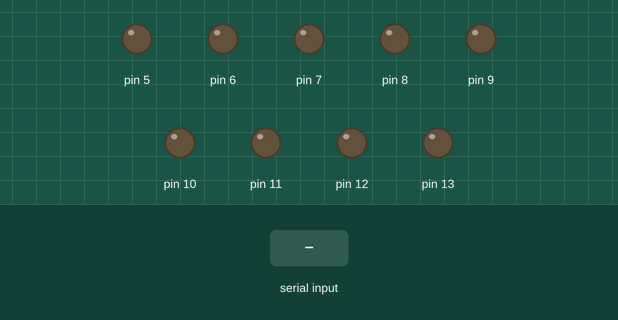
This sketch was run on a simulated Arduino Uno, built with avr-gcc and run on an emulated ATmega328P. Parts: output pins drawn as LEDs (lit = HIGH). Inputs (shaded band) come from the test bench.

Above: at 1.2 s.
1.3 s: "1" received over Serial
At 1.7 s:
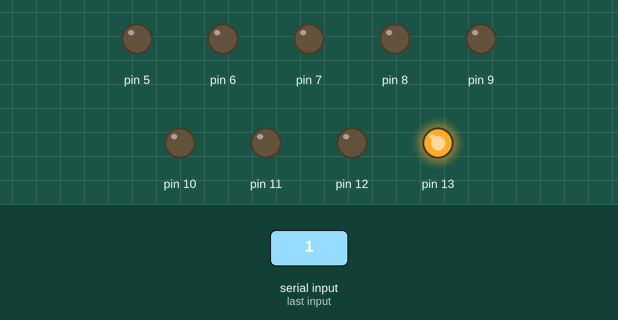
2.8 s: "2" received over Serial
At 4.0 s:
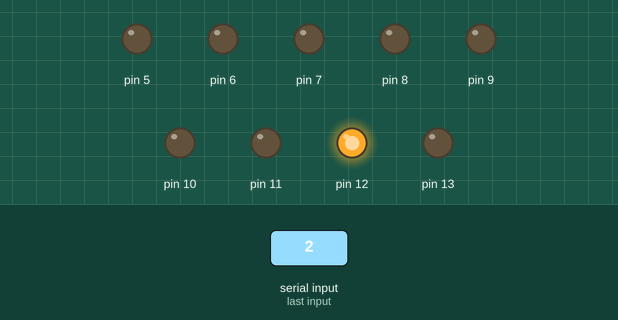
4.3 s: "3" received over Serial
At 5.2 s:
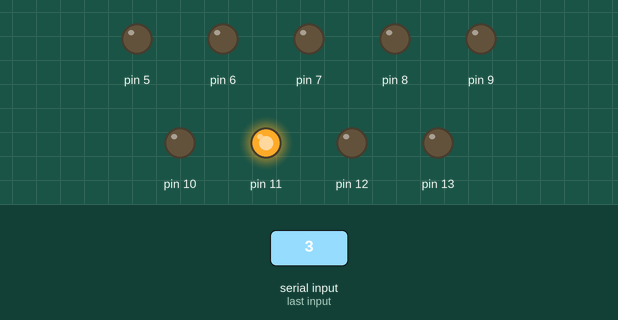
5.8 s: "4" received over Serial
At 6.3 s:
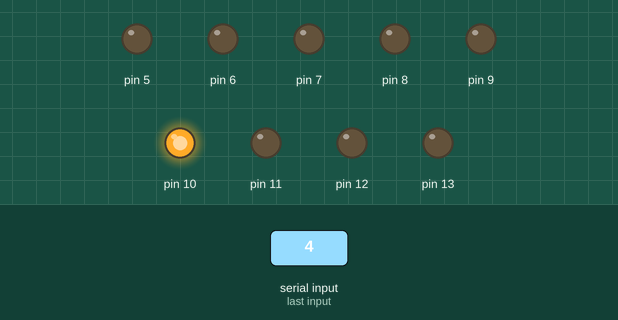
7.3 s: "5" received over Serial
At 8.5 s:
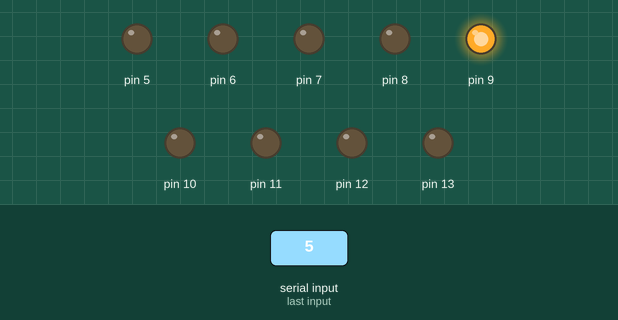
8.8 s: "6" received over Serial
At 9.8 s:
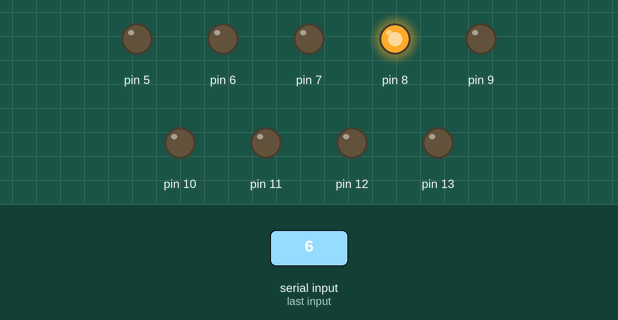
Timing chart, 0 to 11.3 s (numbered marks = the images above; inputs shaded):
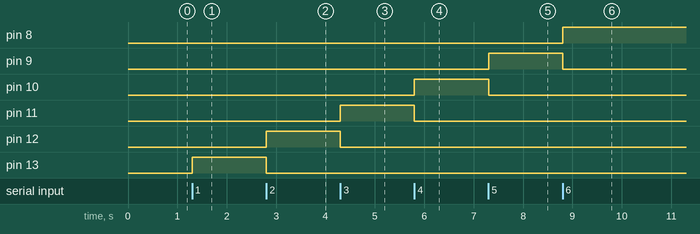

Measured:
- after the input at 1.3 s, pin 13: LOW → HIGH at once
- after the input at 2.8 s, pin 12: LOW → HIGH at once; pin 13: HIGH → LOW at once
- after the input at 4.3 s, pin 11: LOW → HIGH at once; pin 12: HIGH → LOW at once
- after the input at 5.8 s, pin 10: LOW → HIGH at once; pin 11: HIGH → LOW at once
- after the input at 7.3 s, pin 9: LOW → HIGH at once; pin 10: HIGH → LOW at once
- after the input at 8.8 s, pin 8: LOW → HIGH at once; pin 9: HIGH → LOW at once

The sketch:

3x3_Led_Yakma_Arduino.ino
```cpp
void setup()
{
    Serial.begin(9600);
    pinMode(13, OUTPUT);
    pinMode(12,OUTPUT);
    pinMode(11,OUTPUT);
    pinMode(10,OUTPUT);
    pinMode(9 ,OUTPUT);
    pinMode(8,OUTPUT);
    pinMode(7,OUTPUT);
    pinMode(6 ,OUTPUT);
    pinMode(5,OUTPUT);

}

void loop()
{
    if (Serial.available() > 0)
    {
        char c = Serial.read();
        if (c == '1')
        {

            digitalWrite(13, HIGH);
            digitalWrite(12, LOW);
            digitalWrite(11, LOW);
            digitalWrite(10, LOW);
            digitalWrite(9,  LOW);
            digitalWrite(8,  LOW);
            digitalWrite(7,  LOW);
            digitalWrite(6,  LOW);
            digitalWrite(5,  LOW);

        } else if (c == '2')
        {
            digitalWrite(13, LOW);
            digitalWrite(12, HIGH);
            digitalWrite(11, LOW);
            digitalWrite(10, LOW);
            digitalWrite(9,  LOW);
            digitalWrite(8, LOW);
            digitalWrite(7,  LOW);
            digitalWrite(6,  LOW);
            digitalWrite(5,  LOW);

        }else if (c == '3')
        {
            digitalWrite(13, LOW);
            digitalWrite(12, LOW);
            digitalWrite(11, HIGH);
            digitalWrite(10, LOW);
            digitalWrite(9,  LOW);
            digitalWrite(8,  LOW);
            digitalWrite(7,  LOW);
            digitalWrite(6,  LOW);
            digitalWrite(5,  LOW);
        }else if (c == '4')
        {
            digitalWrite(13, LOW);
            digitalWrite(12, LOW);
            digitalWrite(11, LOW);
            digitalWrite(10, HIGH);
            digitalWrite(9, LOW);
            digitalWrite(8, LOW);
            digitalWrite(7,  LOW);
            digitalWrite(6,  LOW);
            digitalWrite(5,  LOW);
        }else if (c == '5')
        {
            digitalWrite(13, LOW);
            digitalWrite(12, LOW);
            digitalWrite(11, LOW);
            digitalWrite(10, LOW);
            digitalWrite(9, HIGH);
            digitalWrite(8, LOW);
            digitalWrite(7,  LOW);
            digitalWrite(6,  LOW);
            digitalWrite(5,  LOW);
          }else if (c == '6')
        {
            digitalWrite(13, LOW);
            digitalWrite(12, LOW);
            digitalWrite(11, LOW);
            digitalWrite(10, LOW);
            digitalWrite(9, LOW);
            digitalWrite(8, HIGH);
            digitalWrite(7,  LOW);
            digitalWrite(6,  LOW);
            digitalWrite(5,  LOW);

    }else if (c == '7')
        {
            digitalWrite(13, LOW);
            digitalWrite(12, LOW);
            digitalWrite(11, LOW);
            digitalWrite(10, LOW);
            digitalWrite(9, LOW);
            digitalWrite(8, LOW);
            digitalWrite(7,  HIGH);
            digitalWrite(6,  LOW);
            digitalWrite(5,  LOW);

    }else if (c == '8')
        {
            digitalWrite(13, LOW);
            digitalWrite(12, LOW);
            digitalWrite(11, LOW);
            digitalWrite(10, LOW);
            digitalWrite(9, LOW);
            digitalWrite(8, LOW);
            digitalWrite(7,  LOW);
            digitalWrite(6,  HIGH);
            digitalWrite(5,  LOW);


    }else if (c == '9')
        {
            digitalWrite(13, LOW);
            digitalWrite(12, LOW);
            digitalWrite(11, LOW);
            digitalWrite(10, LOW);
            digitalWrite(9, LOW);
            digitalWrite(8, LOW);
            digitalWrite(7,  LOW);
            digitalWrite(6,  LOW);
            digitalWrite(5,  HIGH);
        }
}
}
```
